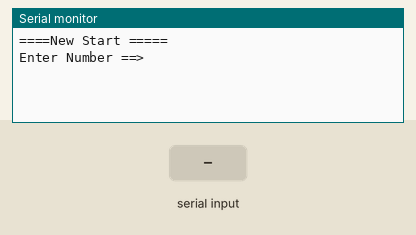
A sketch run on a simulated Arduino Uno, built with avr-gcc and run on an emulated ATmega328P. On the bench: the last lines printed to the serial monitor. The test bench sets the inputs (shaded band).

Above: at 1.2 s.
1.3 s: "90,45\n" received over Serial
At 1.37 s:
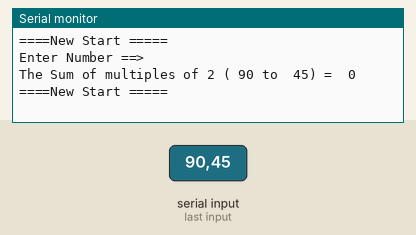
2.8 s: "30,150\n" received over Serial
At 3.5 s:
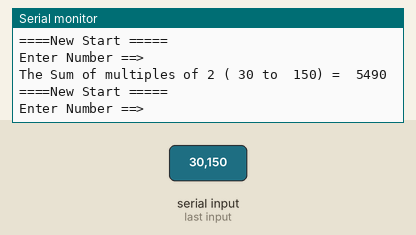

Measured:
- after the input at 1.3 s, the serial monitor: prints a new line at once (image 1)
- after the input at 2.8 s, the serial monitor: prints a new line at once (image 2)

The sketch:

ex5-2.ino
```cpp
void setup() {
  // 시리얼 통신 속도 설정 : 속도 9600 bps, 8데이터 비트, 패리티 없음, 한 개의 스톱비트
 Serial.begin(9600) ;

}
void loop() {
      int   Sum = 0,Num1 = 0, Num2 = 0;
      int i = 0;

      Serial.println("====New Start =====");
      Serial.println("Enter Number ==>");

          // PC에서 데이터가 전송되어 올때까지 기다린다.
          while(1) {
             if(Serial.available() >= 2 ) break;
          }
          Num1 =  Serial.parseInt();
          Num2 =  Serial.parseInt();

          for( i = Num1 ; i <=Num2 ; i++) {
                     if(i %2 ==0 )
                                Sum = Sum + i ;
          }
         Serial.print("The Sum of multiples of 2 ( ");
         Serial.print(Num1);
         Serial.print(" to  ");
         Serial.print(Num2);
          Serial.print(")");
         Serial.print(" =  ");
         Serial.println(Sum);

}
```
